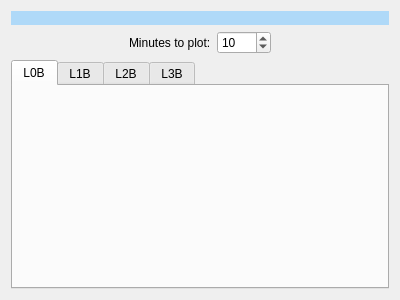
<?xml version="1.0" encoding="UTF-8"?>
<ui version="4.0">
 <class>Form</class>
 <widget class="QWidget" name="Form">
  <property name="geometry">
   <rect>
    <x>0</x>
    <y>0</y>
    <width>400</width>
    <height>300</height>
   </rect>
  </property>
  <property name="windowTitle">
   <string>Cryo Signals</string>
  </property>
  <layout class="QGridLayout" name="gridLayout">
   <item row="1" column="1">
    <widget class="QLabel" name="label">
     <property name="sizePolicy">
      <sizepolicy hsizetype="Maximum" vsizetype="Preferred">
       <horstretch>0</horstretch>
       <verstretch>0</verstretch>
      </sizepolicy>
     </property>
     <property name="text">
      <string>Minutes to plot:</string>
     </property>
    </widget>
   </item>
   <item row="1" column="2">
    <widget class="QSpinBox" name="minute_spinbox">
     <property name="maximum">
      <number>1440</number>
     </property>
     <property name="value">
      <number>10</number>
     </property>
    </widget>
   </item>
   <item row="1" column="0">
    <spacer name="horizontalSpacer">
     <property name="orientation">
      <enum>Qt::Horizontal</enum>
     </property>
     <property name="sizeHint" stdset="0">
      <size>
       <width>40</width>
       <height>20</height>
      </size>
     </property>
    </spacer>
   </item>
   <item row="1" column="3">
    <spacer name="horizontalSpacer_2">
     <property name="orientation">
      <enum>Qt::Horizontal</enum>
     </property>
     <property name="sizeHint" stdset="0">
      <size>
       <width>40</width>
       <height>20</height>
      </size>
     </property>
    </spacer>
   </item>
   <item row="0" column="0" colspan="4">
    <widget class="QLabel" name="label_16">
     <property name="sizePolicy">
      <sizepolicy hsizetype="Preferred" vsizetype="Maximum">
       <horstretch>0</horstretch>
       <verstretch>0</verstretch>
      </sizepolicy>
     </property>
     <property name="styleSheet">
      <string notr="true">background-color: rgb(175, 217, 248)</string>
     </property>
     <property name="text">
      <string/>
     </property>
    </widget>
   </item>
   <item row="2" column="0" colspan="4">
    <widget class="QTabWidget" name="tabWidget">
     <property name="currentIndex">
      <number>0</number>
     </property>
     <widget class="QWidget" name="l0b_tab">
      <attribute name="title">
       <string>L0B</string>
      </attribute>
     </widget>
     <widget class="QWidget" name="l1b_tab">
      <attribute name="title">
       <string>L1B</string>
      </attribute>
     </widget>
     <widget class="QWidget" name="l2b_tab">
      <attribute name="title">
       <string>L2B</string>
      </attribute>
     </widget>
     <widget class="QWidget" name="l3b_tab">
      <attribute name="title">
       <string>L3B</string>
      </attribute>
     </widget>
    </widget>
   </item>
  </layout>
 </widget>
 <resources/>
 <connections/>
</ui>
